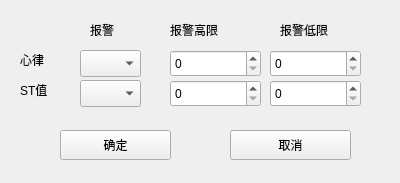
<?xml version="1.0" encoding="UTF-8"?>
<ui version="4.0">
 <class>Form_alm_ecg</class>
 <widget class="QWidget" name="Form_alm_ecg">
  <property name="geometry">
   <rect>
    <x>0</x>
    <y>0</y>
    <width>400</width>
    <height>183</height>
   </rect>
  </property>
  <property name="windowTitle">
   <string>心电报警限设置</string>
  </property>
  <widget class="QLabel" name="label">
   <property name="geometry">
    <rect>
     <x>20</x>
     <y>50</y>
     <width>51</width>
     <height>20</height>
    </rect>
   </property>
   <property name="text">
    <string>心律</string>
   </property>
  </widget>
  <widget class="QLabel" name="label_2">
   <property name="geometry">
    <rect>
     <x>20</x>
     <y>80</y>
     <width>51</width>
     <height>20</height>
    </rect>
   </property>
   <property name="text">
    <string>ST值</string>
   </property>
  </widget>
  <widget class="QLabel" name="label_3">
   <property name="geometry">
    <rect>
     <x>90</x>
     <y>20</y>
     <width>51</width>
     <height>20</height>
    </rect>
   </property>
   <property name="text">
    <string>报警</string>
   </property>
  </widget>
  <widget class="QLabel" name="label_4">
   <property name="geometry">
    <rect>
     <x>170</x>
     <y>20</y>
     <width>71</width>
     <height>20</height>
    </rect>
   </property>
   <property name="text">
    <string>报警高限</string>
   </property>
  </widget>
  <widget class="QLabel" name="label_5">
   <property name="geometry">
    <rect>
     <x>280</x>
     <y>20</y>
     <width>71</width>
     <height>20</height>
    </rect>
   </property>
   <property name="text">
    <string>报警低限</string>
   </property>
  </widget>
  <widget class="QPushButton" name="pushButton_2">
   <property name="geometry">
    <rect>
     <x>230</x>
     <y>130</y>
     <width>121</width>
     <height>30</height>
    </rect>
   </property>
   <property name="text">
    <string>取消</string>
   </property>
  </widget>
  <widget class="QPushButton" name="pushButton">
   <property name="geometry">
    <rect>
     <x>60</x>
     <y>130</y>
     <width>111</width>
     <height>30</height>
    </rect>
   </property>
   <property name="text">
    <string>确定</string>
   </property>
  </widget>
  <widget class="QSpinBox" name="spinBox">
   <property name="geometry">
    <rect>
     <x>170</x>
     <y>50</y>
     <width>91</width>
     <height>27</height>
    </rect>
   </property>
   <property name="maximum">
    <number>300</number>
   </property>
  </widget>
  <widget class="QSpinBox" name="spinBox_2">
   <property name="geometry">
    <rect>
     <x>270</x>
     <y>50</y>
     <width>91</width>
     <height>27</height>
    </rect>
   </property>
   <property name="maximum">
    <number>300</number>
   </property>
  </widget>
  <widget class="QSpinBox" name="spinBox_3">
   <property name="geometry">
    <rect>
     <x>170</x>
     <y>80</y>
     <width>91</width>
     <height>27</height>
    </rect>
   </property>
   <property name="maximum">
    <number>300</number>
   </property>
  </widget>
  <widget class="QSpinBox" name="spinBox_4">
   <property name="geometry">
    <rect>
     <x>270</x>
     <y>80</y>
     <width>91</width>
     <height>27</height>
    </rect>
   </property>
   <property name="maximum">
    <number>300</number>
   </property>
  </widget>
  <widget class="QComboBox" name="comboBox">
   <property name="geometry">
    <rect>
     <x>80</x>
     <y>50</y>
     <width>61</width>
     <height>27</height>
    </rect>
   </property>
   <property name="maxVisibleItems">
    <number>2</number>
   </property>
  </widget>
  <widget class="QComboBox" name="comboBox_2">
   <property name="geometry">
    <rect>
     <x>80</x>
     <y>80</y>
     <width>61</width>
     <height>27</height>
    </rect>
   </property>
   <property name="maxVisibleItems">
    <number>2</number>
   </property>
  </widget>
 </widget>
 <resources/>
 <connections/>
</ui>
